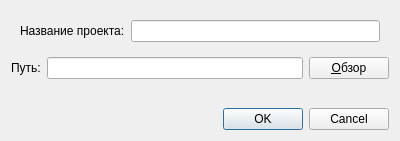
<?xml version="1.0" encoding="UTF-8"?>
<ui version="4.0">
 <class>LoadDialog</class>
 <widget class="QDialog" name="LoadDialog">
  <property name="geometry">
   <rect>
    <x>0</x>
    <y>0</y>
    <width>400</width>
    <height>141</height>
   </rect>
  </property>
  <property name="windowTitle">
   <string>Dialog</string>
  </property>
  <layout class="QVBoxLayout" name="verticalLayout">
   <item>
    <widget class="QWidget" name="namePanel" native="true">
     <layout class="QHBoxLayout" name="nameLayout">
      <item>
       <widget class="QLabel" name="label">
        <property name="text">
         <string>Название проекта:</string>
        </property>
       </widget>
      </item>
      <item>
       <widget class="QLineEdit" name="projectNameLE">
        <property name="text">
         <string/>
        </property>
       </widget>
      </item>
     </layout>
    </widget>
   </item>
   <item>
    <layout class="QHBoxLayout" name="horizontalLayout">
     <item>
      <widget class="QLabel" name="label_2">
       <property name="text">
        <string>Путь:</string>
       </property>
      </widget>
     </item>
     <item>
      <widget class="QLineEdit" name="projectDirLE">
       <property name="readOnly">
        <bool>true</bool>
       </property>
      </widget>
     </item>
     <item>
      <widget class="QPushButton" name="browsePB">
       <property name="text">
        <string>&amp;Обзор</string>
       </property>
      </widget>
     </item>
    </layout>
   </item>
   <item>
    <spacer name="verticalSpacer">
     <property name="orientation">
      <enum>Qt::Vertical</enum>
     </property>
     <property name="sizeHint" stdset="0">
      <size>
       <width>20</width>
       <height>40</height>
      </size>
     </property>
    </spacer>
   </item>
   <item>
    <widget class="QDialogButtonBox" name="buttonBox">
     <property name="orientation">
      <enum>Qt::Horizontal</enum>
     </property>
     <property name="standardButtons">
      <set>QDialogButtonBox::Cancel|QDialogButtonBox::Ok</set>
     </property>
    </widget>
   </item>
  </layout>
 </widget>
 <resources/>
 <connections>
  <connection>
   <sender>buttonBox</sender>
   <signal>rejected()</signal>
   <receiver>LoadDialog</receiver>
   <slot>reject()</slot>
   <hints>
    <hint type="sourcelabel">
     <x>316</x>
     <y>260</y>
    </hint>
    <hint type="destinationlabel">
     <x>286</x>
     <y>274</y>
    </hint>
   </hints>
  </connection>
 </connections>
</ui>
